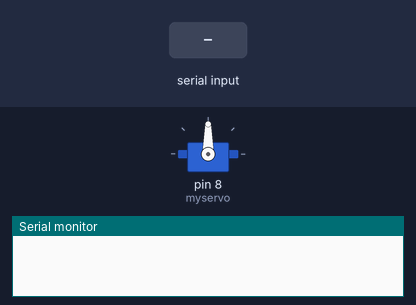
The sketch below on a simulated Arduino Uno, built with avr-gcc and run on an emulated ATmega328P. Shown: servo, the last lines printed to the serial monitor. The test bench sets the inputs (shaded band).

Above: at 1.2 s.
1.3 s: "2\n" received over Serial
At 1.75 s:
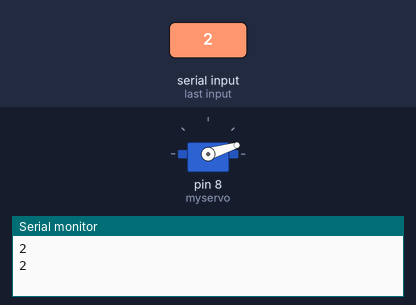
At 2.5 s:
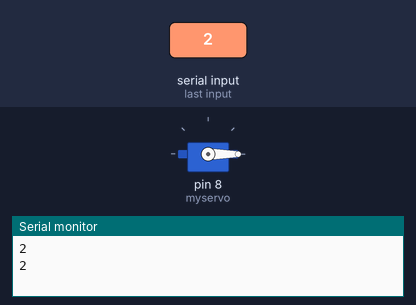
3.4 s: "1\n" received over Serial
At 4.5 s:
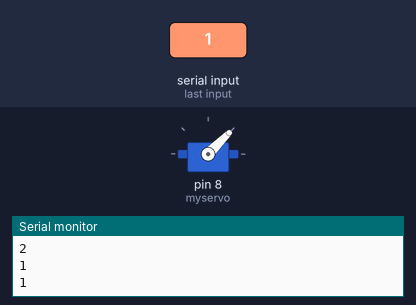
Timing chart, 0 to 6.4 s (numbered marks = the images above; inputs shaded):
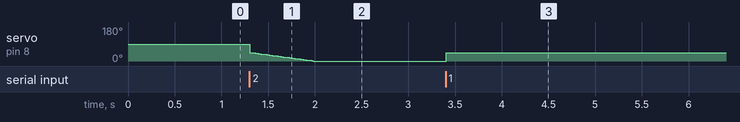

Measured:
- after the input at 1.3 s, servo on pin 8 (myservo): moves from 90° to 0° over 0.68 s, starting at once
- after the input at 3.4 s, servo on pin 8 (myservo): 0° → 45° at once

The sketch:

hugging_pillow_servo_reciever.ino
```cpp
#include <Servo.h>

Servo myservo;  // create servo object to control a servo
// twelve servo objects can be created on most boards


int pos = 0;
int incomingByte;
int servoState = 0; // current state of the servo
int lastServoState = 0; // previous state of the button
//int count = 0;


void setup()
{
  Serial.begin(9600);
  myservo.attach(8);  // attaches the servo on pin 9 to the servo object
}

void loop()
{
  //Serial.println(Serial.available());
  while (Serial.available() > 0)
  {

    incomingByte = Serial.parseInt();
    Serial.println(incomingByte);
    if (Serial.read() == '\n')
    {
      Serial.println(incomingByte);


      if (incomingByte == 1 )
      {
        for (pos = 0; pos <= 45; pos += 1)
        {
          myservo.write(pos);
        }
      }
      else if (incomingByte == 2)
      {
        for (pos = 45; pos >= 0; pos -= 1)
        {
          myservo.write(pos);
          delay(15);
        }
      }
    }
  }

}
```
